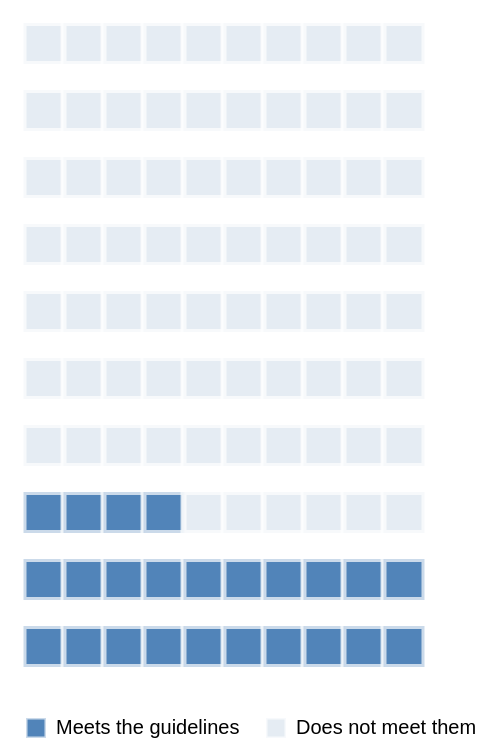

Express this chart as Vega-Lite.
### Vega-Lite specification from a JSON file in a GitHub repository (floating-point values rounded to 4 significant figures)
{"$schema": "https://vega.github.io/schema/vega-lite/v5.json", "width": "container", "height": 335, "data": {"values": [{"i": 0, "status": "Meets the guidelines"}, {"i": 1, "status": "Meets the guidelines"}, {"i": 2, "status": "Meets the guidelines"}, {"i": 3, "status": "Meets the guidelines"}, {"i": 4, "status": "Meets the guidelines"}, {"i": 5, "status": "Meets the guidelines"}, {"i": 6, "status": "Meets the guidelines"}, {"i": 7, "status": "Meets the guidelines"}, {"i": 8, "status": "Meets the guidelines"}, {"i": 9, "status": "Meets the guidelines"}, {"i": 10, "status": "Meets the guidelines"}, {"i": 11, "status": "Meets the guidelines"}, {"i": 12, "status": "Meets the guidelines"}, {"i": 13, "status": "Meets the guidelines"}, {"i": 14, "status": "Meets the guidelines"}, {"i": 15, "status": "Meets the guidelines"}, {"i": 16, "status": "Meets the guidelines"}, {"i": 17, "status": "Meets the guidelines"}, {"i": 18, "status": "Meets the guidelines"}, {"i": 19, "status": "Meets the guidelines"}, {"i": 20, "status": "Meets the guidelines"}, {"i": 21, "status": "Meets the guidelines"}, {"i": 22, "status": "Meets the guidelines"}, {"i": 23, "status": "Meets the guidelines"}, {"i": 24, "status": "Does not meet them"}, {"i": 25, "status": "Does not meet them"}, {"i": 26, "status": "Does not meet them"}, {"i": 27, "status": "Does not meet them"}, {"i": 28, "status": "Does not meet them"}, {"i": 29, "status": "Does not meet them"}, {"i": 30, "status": "Does not meet them"}, {"i": 31, "status": "Does not meet them"}, {"i": 32, "status": "Does not meet them"}, {"i": 33, "status": "Does not meet them"}, {"i": 34, "status": "Does not meet them"}, {"i": 35, "status": "Does not meet them"}, {"i": 36, "status": "Does not meet them"}, {"i": 37, "status": "Does not meet them"}, {"i": 38, "status": "Does not meet them"}, {"i": 39, "status": "Does not meet them"}, {"i": 40, "status": "Does not meet them"}, {"i": 41, "status": "Does not meet them"}, {"i": 42, "status": "Does not meet them"}, {"i": 43, "status": "Does not meet them"}, {"i": 44, "status": "Does not meet them"}, {"i": 45, "status": "Does not meet them"}, {"i": 46, "status": "Does not meet them"}, {"i": 47, "status": "Does not meet them"}, {"i": 48, "status": "Does not meet them"}, {"i": 49, "status": "Does not meet them"}, {"i": 50, "status": "Does not meet them"}, {"i": 51, "status": "Does not meet them"}, {"i": 52, "status": "Does not meet them"}, {"i": 53, "status": "Does not meet them"}, {"i": 54, "status": "Does not meet them"}, {"i": 55, "status": "Does not meet them"}, {"i": 56, "status": "Does not meet them"}, {"i": 57, "status": "Does not meet them"}, {"i": 58, "status": "Does not meet them"}, {"i": 59, "status": "Does not meet them"}, {"i": 60, "status": "Does not meet them"}, {"i": 61, "status": "Does not meet them"}, {"i": 62, "status": "Does not meet them"}, {"i": 63, "status": "Does not meet them"}, {"i": 64, "status": "Does not meet them"}, {"i": 65, "status": "Does not meet them"}, {"i": 66, "status": "Does not meet them"}, {"i": 67, "status": "Does not meet them"}, {"i": 68, "status": "Does not meet them"}, {"i": 69, "status": "Does not meet them"}, {"i": 70, "status": "Does not meet them"}, {"i": 71, "status": "Does not meet them"}, {"i": 72, "status": "Does not meet them"}, {"i": 73, "status": "Does not meet them"}, {"i": 74, "status": "Does not meet them"}, {"i": 75, "status": "Does not meet them"}, {"i": 76, "status": "Does not meet them"}, {"i": 77, "status": "Does not meet them"}, {"i": 78, "status": "Does not meet them"}, {"i": 79, "status": "Does not meet them"}, {"i": 80, "status": "Does not meet them"}, {"i": 81, "status": "Does not meet them"}, {"i": 82, "status": "Does not meet them"}, {"i": 83, "status": "Does not meet them"}, {"i": 84, "status": "Does not meet them"}, {"i": 85, "status": "Does not meet them"}, {"i": 86, "status": "Does not meet them"}, {"i": 87, "status": "Does not meet them"}, {"i": 88, "status": "Does not meet them"}, {"i": 89, "status": "Does not meet them"}, {"i": 90, "status": "Does not meet them"}, {"i": 91, "status": "Does not meet them"}, {"i": 92, "status": "Does not meet them"}, {"i": 93, "status": "Does not meet them"}, {"i": 94, "status": "Does not meet them"}, {"i": 95, "status": "Does not meet them"}, {"i": 96, "status": "Does not meet them"}, {"i": 97, "status": "Does not meet them"}, {"i": 98, "status": "Does not meet them"}, {"i": 99, "status": "Does not meet them"}]}, "transform": [{"calculate": "datum.i % 10", "as": "col"}, {"calculate": "floor(datum.i / 10)", "as": "row"}], "mark": {"type": "square", "size": 420, "stroke": "white", "strokeWidth": 3}, "encoding": {"x": {"field": "col", "type": "ordinal", "axis": null}, "y": {"field": "row", "type": "ordinal", "axis": null, "sort": "descending"}, "color": {"field": "status", "type": "nominal", "title": null, "scale": {"domain": ["Meets the guidelines", "Does not meet them"], "range": ["#08519c", "#dbe4ee"]}, "legend": {"orient": "bottom", "direction": "horizontal"}}, "tooltip": {"field": "status", "type": "nominal", "title": "Out of 100 adults"}}, "config": {"font": "Source Sans 3, sans-serif", "view": {"stroke": null}}}
